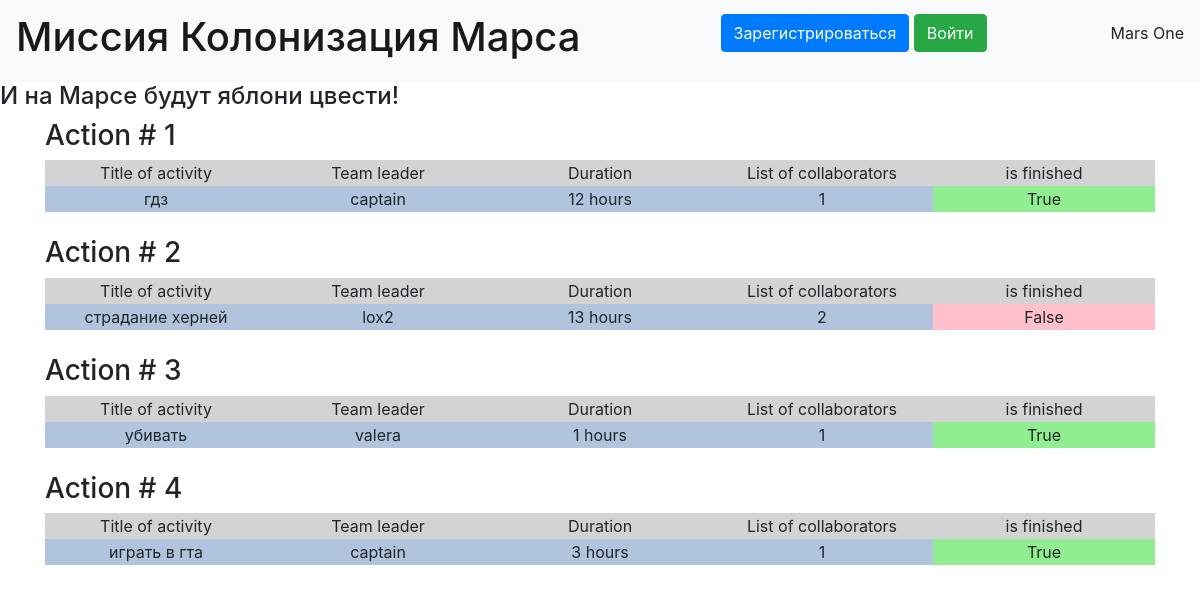
The page / on the database its author committed.
### data/job.py (models this page shows)
class Jobs(SqlAlchemyBase, SerializerMixin):
    __tablename__ = 'jobs'
    id = sqlalchemy.Column(sqlalchemy.Integer, primary_key=True, autoincrement=True)
    team_leader = sqlalchemy.Column(sqlalchemy.Integer, sqlalchemy.ForeignKey("users.id"))
    job = sqlalchemy.Column(sqlalchemy.String, nullable=False)
    work_size = sqlalchemy.Column(sqlalchemy.Integer, nullable=False)
    collaborators = sqlalchemy.Column(sqlalchemy.String, nullable=False, default="")
    start_date = sqlalchemy.Column(sqlalchemy.DateTime, default=datetime.datetime.now)
    end_date = sqlalchemy.Column(sqlalchemy.DateTime, default=datetime.datetime.now)
    is_finished = sqlalchemy.Column(sqlalchemy.Boolean, nullable=False, default=False)
    user_relationship = orm.relationship("User", back_populates="job_relationship")

### data/user.py (models this page shows, shortened)
class User(SqlAlchemyBase, UserMixin, SerializerMixin):
    __tablename__ = 'users'
    id = sqlalchemy.Column(sqlalchemy.Integer, primary_key=True, autoincrement=True)
    surname = sqlalchemy.Column(sqlalchemy.String)
    name = sqlalchemy.Column(sqlalchemy.String)
    age = sqlalchemy.Column(sqlalchemy.Integer)
    position = sqlalchemy.Column(sqlalchemy.String)
    speciality = sqlalchemy.Column(sqlalchemy.String)
    address = sqlalchemy.Column(sqlalchemy.String)
    email = sqlalchemy.Column(sqlalchemy.String, unique=True)
    city_from = sqlalchemy.Column(sqlalchemy.String)
    hashed_password = sqlalchemy.Column(sqlalchemy.String)
    modified_date = sqlalchemy.Column(sqlalchemy.DateTime, default=datetime.datetime.now)
    job_relationship = orm.relationship("Jobs", back_populates="user_relationship")

### main.py (the view)
@app.route('/', methods=["GET", "POST"])
def main_route():
    db_sess = db_session.create_session()
    jobs_data = db_sess.query(Jobs).all()
    return render_template('base_with_btn.html', jobs_data=jobs_data)

### data/db_session.py (called while the page is built)
def create_session() -> Session:
    global __factory
    return __factory()

### templates/base_with_btn.html (shortened to what this page needs)
{% extends "base.html" %}
{% block content %}
    {% for item in jobs_data %}
    <strong><h3>Action # {{item.id}}</h3></strong>
    <table>
        <tr class="heading_table">
            <td>Title of activity</td>
            <td>Team leader</td>
            <td>Duration</td>
            <td>List of collaborators</td>
            <td>is finished</td>
        </tr>
        <tr class="body_table">
            <td>{{item.job}}</td>
            <td>{{item.user_relationship.name}}</td>
            <td>{{item.work_size}} hours</td>
            <td>{{item.collaborators}}</td>
            {% if not item.is_finished%}
                <td class="pink_row">{{item.is_finished}}</td>
            {% else %}
                <td class="green_row">{{item.is_finished}}</td>
            {% endif %}
        </tr>
    </table>
    <br>
{% endfor %}
{% endblock %}

### templates/base.html (shortened to what this page needs)
<!doctype html>
<html lang="en">
<head>
    <link href="https://cdn.jsdelivr.net/npm/bootstrap@4.4.1/dist/css/bootstrap.min.css" rel="stylesheet">
    <link rel="stylesheet" type="text/css" href="{{url_for('static', filename='css/style.css')}}"/>
</head>
</head>
<body>
<header>
    <nav class="navbar navbar-light bg-light">
        <a class="navbar-brand" href="#"><h1>Миссия Колонизация Марса</h1></a>
        {% if current_user.is_authenticated %}
        <a href="/logout" class="navbar-brand">{{ current_user.surname}} {{ current_user.name }}</a>
        <a class="btn btn-danger" href="/logout">Выйти </a>
        {% else %}
        <p>
            <a class="btn btn-primary " href="/register">Зарегистрироваться</a>
            <a class="btn btn-success" href="/login">Войти</a>
        </p>
        {% endif %}
        <p>Mars One</p>
    </nav>
</header>
<h4>И на Марсе будут яблони цвести!</h4>
<main role="main" class="container">
    {% block content %}{% endblock %}
</main>
</body>
</html>

### static/css/style.css (style rules this page uses)
table { text-align: center; alignment: center; width: 100%; overflow-wrap: break-word; word-break: break-word; table-layout: fixed; }
.heading_table { background-color: lightgray; }
.body_table { background-color: lightsteelblue; }
.pink_row { background-color: pink; }
.green_row { background-color: lightgreen; }

### rows shown on the page
Jobs: id "1", job "гдз", user_relationship.name "captain", work_size "12", collaborators "1", is_finished "True"
Jobs: id "2", job "страдание херней", user_relationship.name "lox2", work_size "13", collaborators "2", is_finished "False"
Jobs: id "3", job "убивать", user_relationship.name "valera", work_size "1", collaborators "1", is_finished "True"
Jobs: id "4", job "играть в гта", user_relationship.name "captain", work_size "3", collaborators "1", is_finished "True"
